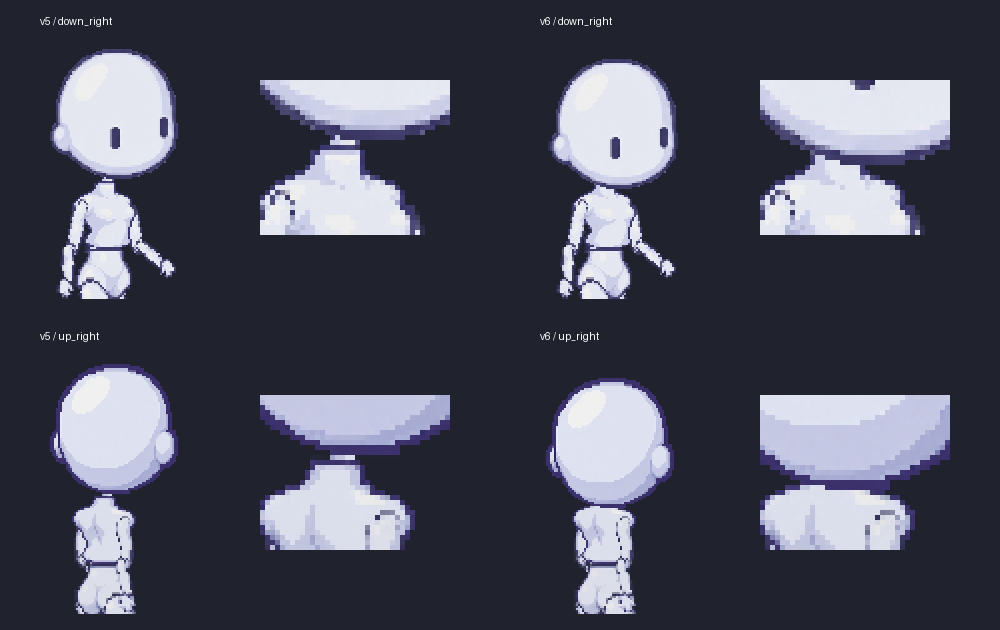
#> input picture walk-graphics-handoff/workspace/plain-walk-v6/neck-comparison.png, 1000 x 630 px, given in place of front.png, which was not available
$ python extract_parts.py
#> lines starting #> are read from the running program, lines starting #| are printed output that depends on the picture; after the words box and inside, x2 and y2 are one past the last pixel; in counts of white or black regions, pixels touching at a corner belong together; pictures that were not available may be replaced by others from this repository, and a replacement may not be noted
from pathlib import Path
import json,base64
import numpy as np
from PIL import Image

ROOT=Path(__file__).parent
NAMES=['head','upper_body','lower_body','neck','upper_arm','elbow','forearm','hand','thigh','knee','shin','foot','shoulder','hip','wrist','ankle']
SIZES={
 'front':[(68,65),(34,34),(30,26),(9,10),(9,28),(6,6),(7,23),(8,9),(14,32),(8,8),(10,34),(12,15),(7,7),(8,8),(5,5),(6,6)],
 'side':[(60,64),(25,34),(24,26),(8,10),(9,28),(6,6),(7,23),(8,9),(14,32),(8,8),(10,34),(22,14),(7,7),(8,8),(5,5),(6,6)]}

def clean(im):
    a=np.array(im.convert('RGBA'));a[:,:,3]=np.where(a[:,:,3]>=210,255,0)
    # Alpha fringe in the generated atlas is excluded before registration.
    opaque=a[:,:,3]>0;seen=np.zeros_like(opaque);largest=[]
    for y,x in zip(*np.nonzero(opaque)):
        if seen[y,x]:continue
        todo=[(y,x)];seen[y,x]=1;component=[]
        while todo:
            yy,xx=todo.pop();component.append((yy,xx))
            for dy,dx in [(0,1),(0,-1),(1,0),(-1,0),(1,1),(1,-1),(-1,1),(-1,-1)]:
                ny,nx=yy+dy,xx+dx
                if 0<=ny<a.shape[0] and 0<=nx<a.shape[1] and opaque[ny,nx] and not seen[ny,nx]:
                    seen[ny,nx]=1;todo.append((ny,nx))
        if len(component)>len(largest):largest=component
    a[:,:,3]=0
    yy,xx=zip(*largest);a[yy,xx,3]=255
    im=Image.fromarray(a);return im.crop(im.getbbox())

assets={}
for view in ['front','side']:
    atlas=Image.open(ROOT/f'source-atlases/{view}.png');w,h=atlas.size
#> further down, atlas is the input picture: PIL image 1000x630 RGB; mean R, G, B 74.8, 77.4, 90.4
#> after `w, h = atlas.size`: w = 1000; h = 630
    original=Image.open(ROOT/f'source-atlases/{view}-v1.png').resize(atlas.size,Image.Resampling.NEAREST)
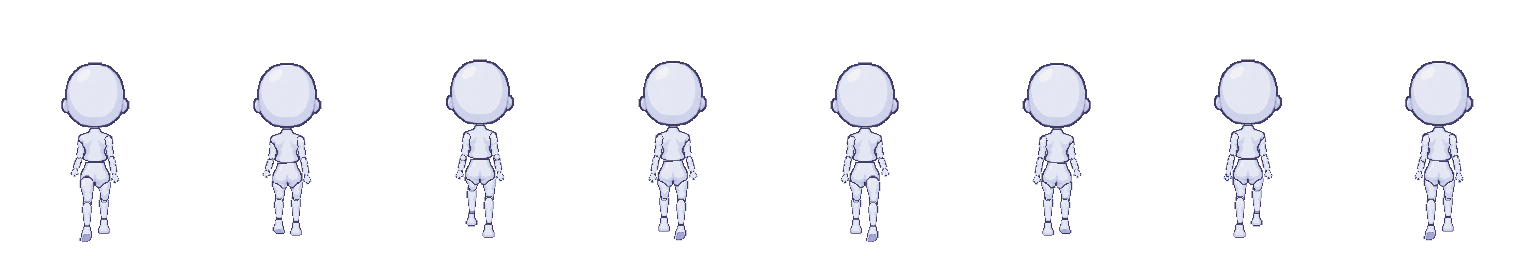
#> input picture walk-graphics-handoff/workspace/plain-walk-v6/plain-back-8frames.png, 1536 x 256 px, given in place of front-v1.png, which was not available
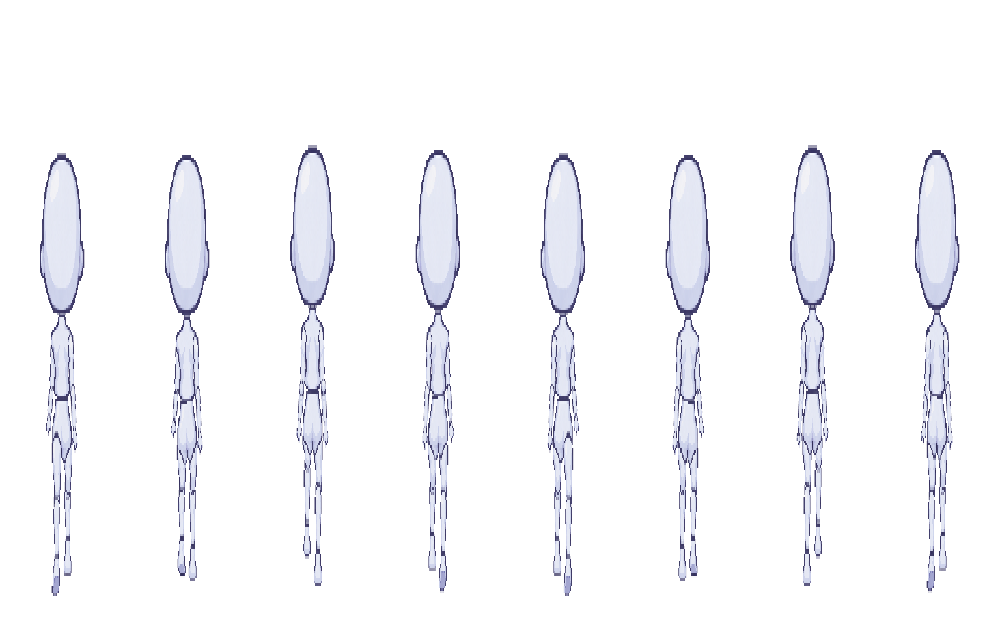
#> original: PIL image 1000x630 RGBA; mean R, G, B, A 25, 25.3, 28.1, 32.6; transparent parts drawn white
    folder=ROOT/'parts'/view;folder.mkdir(parents=True,exist_ok=True)
    assets[view]={}
    for i,(name,size) in enumerate(zip(NAMES,SIZES[view])):
        col,row=i%4,i//4
        source=original if name in ['head','foot'] else atlas
        p=clean(source.crop((round(col*w/4),round(row*h/4),round((col+1)*w/4),round((row+1)*h/4))))
        p=p.resize(size,Image.Resampling.NEAREST);p.save(folder/f'{name}.png')
        data={'file':f'parts/{view}/{name}.png','size':list(size),'pivot':[size[0]/2,size[1]/2]}
        if name in ['upper_arm','forearm','thigh','shin']:
            data.update(pivot=[size[0]/2,3],end=[size[0]/2,size[1]-3],length=size[1]-6)
        if name=='head':data['pivot']=[34,62] if view=='front' else [28,61]
        if name=='upper_body':data['pivot']=[size[0]/2,32]
        if name=='upper_body' and view=='side':data['neck_socket']=[10,2]
        if name=='lower_body':data['pivot']=[size[0]/2,-2]
        if name=='hand':data['pivot']=[size[0]/2,2]
        if name=='foot':
            data['pivot']=[6,2] if view=='front' else [7,2]
            ys,xs=np.nonzero(np.array(p)[:,:,3]);data['opaque_corners']=[[int(x+dx),int(y+dy)] for y,x in zip(ys,xs) for dx,dy in [(0,0),(0,1),(1,0),(1,1)]]
        assets[view][name]=data
#> this loop made 16 passes
#> pass 1, in clean, `a = np.array(im.convert('RGBA'))`:
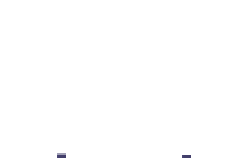
#> a: shape (158, 250, 4); mean R, G, B, A 0.1, 0.1, 0.2, 0.4; transparent parts drawn white
#> pass 1, in clean, `opaque = a[:, :, 3] > 0`:
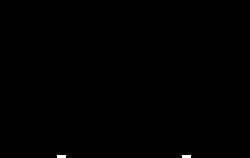
#> opaque: shape (158, 250) bool; 0.14% white; 2 white regions, box (x1, y1, x2, y2) and area: (57, 155, 66, 158) 27, (182, 155, 191, 158) 27
#> pass 1, `p = p.resize(size, Image.Resampling.NEAREST)`:
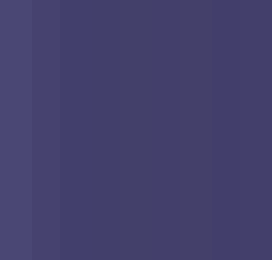
#> p: PIL image 68x65 RGBA (shown 4 times larger); mean R, G, B, A 67.9, 64.4, 108.4, 255
#> after the loop, assets = 1 item
#> (the run stopped early here; a loop or call above may not have finished)
